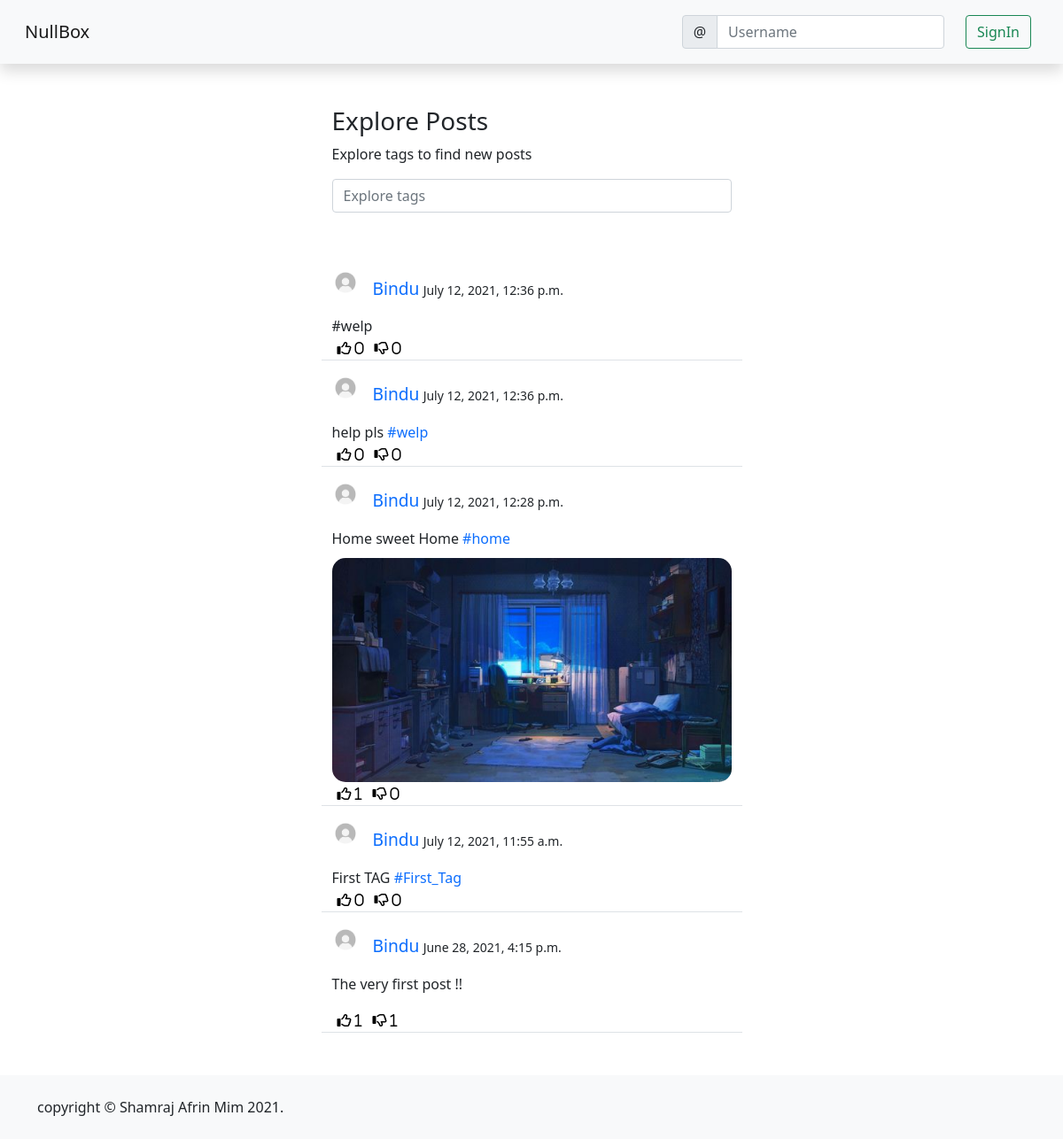
/explore/, run on the app's committed database.
### Site/models.py (models this page shows, shortened)
class Post(models.Model):
	body = models.TextField()
	image = models.ImageField(upload_to='uploads/post_photos', blank=True, null=True)
	created_at = models.DateTimeField(default=datetime.datetime.now())
	author = models.ForeignKey(User, on_delete=models.CASCADE)
	likes = models.ManyToManyField(User, blank=True, related_name='likes')
	dislikes = models.ManyToManyField(User, blank=True, related_name='dislikes')
	tags = models.ManyToManyField('Tag', blank=True)
	class Meta:
		ordering = ['-created_at']

class UserProfile(models.Model):
	user = models.OneToOneField(User, primary_key=True, verbose_name='user', related_name='profile', on_delete=models.CASCADE)
	name = models.CharField(max_length=30, blank=True, null=True)
	bio = models.TextField(max_length=500, blank=True, null=True)
	birth_date=models.DateField(null=True, blank=True)
	location = models.CharField(max_length=100, blank=True, null=True)
	picture = models.ImageField(upload_to='uploads/profile_pictures', default='uploads/profile_pictures/default.jpg', blank=True)
	followers = models.ManyToManyField(User, blank=True, related_name='followers')

### Site/views.py (the view, shortened to what this page needs)
# urls.py: path('explore/', Explore.as_view(), name='explore'),
class Explore(View):
    def get(self, request, *args, **kwargs):
        explore_form = ExploreForm()
        query = self.request.GET.get('query')
        tag = Tag.objects.filter(name=query).first()
        if tag:
            posts = Post.objects.filter(tags__in=[tag])
        else:
            posts = Post.objects.all()
        context = {
            'tag': tag,
            'posts': posts,
            'explore_form': explore_form,
        }
        return render(request, 'Site/explore.html', context)

### Site/forms.py
class ExploreForm(forms.Form):
    query = forms.CharField(
        label='',
	required=False,
        widget=forms.TextInput(attrs={
            'placeholder': 'Explore tags'
        })
    )

### Site/templates/Site/explore.html (shortened to what this page needs)
{% extends 'Site/base.html' %}
{% load crispy_forms_tags %}
{% block content %}
	<div class="container">
		<div class="row justify-content-center mt-3">
			<div class="col-md-5 col-sm-12">
				{% if tag %}
					<h3>Explore #{{ tag.name }} Posts</h3>
					<p class="mb-3">Most recent posts tagged with {{ tag.name }}</p>
				{% else %}
					<h3>Explore Posts</h3>
					<p class="mb-3">Explore tags to find new posts</p>
				{% endif %}
				<form method="POST" class="mb-5">
					{{ explore_form | crispy }}
				</form>
			</div>
		</div>
		{% for post in posts %}
    <div class="row justify-content-center mt-3">
        <div class="col-md-5 col-sm-12 border-bottom position-relative">
            <div>
                <a href="{% url 'profile' post.author.profile.pk %}">
                    <img class="round-circle post-img" height="30" width="30" src="{{ post.author.profile.picture.url }}" />
                </a>
                <p class="post-text">
                    <big><a class="text-primary post-link" href="{% url 'profile' post.author.profile.pk %}">{{ post.author.first_name }}</a></big> <small>{{ post.created_at }}</small>
                </p>
            </div>
            <div class="position-relative">
                <div class='body'>
                    <p>{{ post.body }}</p>
                </div>
                {% if post.image %}
                  <img src="{{ post.image.url }}" class="post-image" />
                {% endif %}
            </div>
            <div class="d-flex flex-row">
                <form method="POST" action="{% url 'like' post.pk %}">
                    <button class="remove-default-btn" type="submit">
                        <i class="far fa-thumbs-up"> <span>{{ post.likes.all.count }}</span></i>
                    </button>
                </form>
                <form method="POST" action="{% url 'dislike' post.pk %}">
                    <button class="remove-default-btn" type="submit">
                        <i class="far fa-thumbs-down"> <span>{{ post.dislikes.all.count }}</span></i>
                    </button>
                </form>
        </div>
    </div>
    </div>
    {% endfor %}
</div>
{% endblock content %}

### static/style.css (style rules this page uses)
.remove-default-btn { background-color: transparent; border: none; box-shadow: none; }
.post-link { text-decoration: none; }
.post-text { padding-top: 0.5rem; }
.post-img { float: left; margin-right: 1rem; }
.post-image { max-width: 100%; height: auto; border-radius: 15px; margin-top: 10px; }

### data on the page
Post: author.profile.picture (placeholder picture), author.first_name "Bindu", created_at "July 12, 2021, 12:36 p.m.", likes.all.count "0", dislikes.all.count "0"
Post: author.profile.picture (placeholder picture), author.first_name "Bindu", created_at "July 12, 2021, 12:36 p.m.", likes.all.count "0", dislikes.all.count "0"
Post: author.profile.picture (placeholder picture), author.first_name "Bindu", created_at "July 12, 2021, 12:28 p.m.", image (picture), likes.all.count "1", dislikes.all.count "0"
Post: author.profile.picture (placeholder picture), author.first_name "Bindu", created_at "July 12, 2021, 11:55 a.m.", likes.all.count "0", dislikes.all.count "0"
Post: author.profile.picture (placeholder picture), author.first_name "Bindu", created_at "June 28, 2021, 4:15 p.m.", body "The very first post !!", likes.all.count "1", dislikes.all.count "1"
